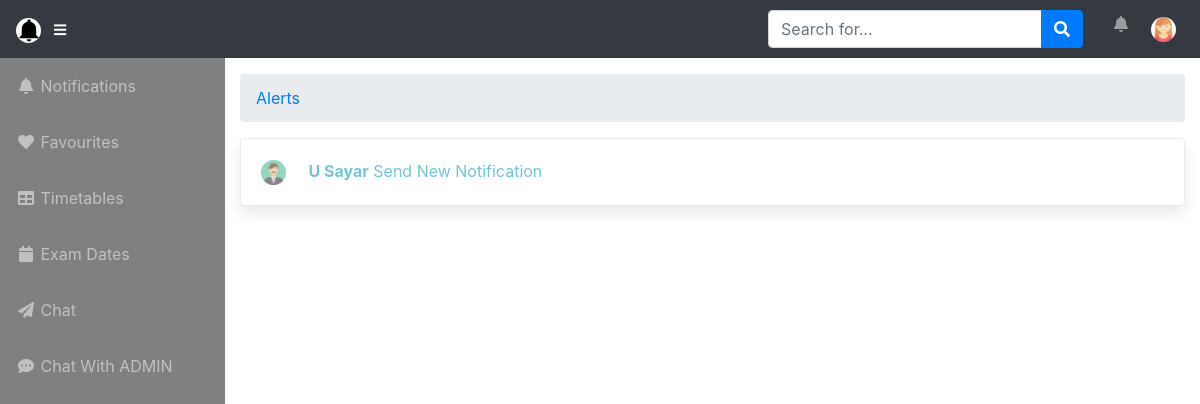
The app's page /user/notifications.php (signed in) with its own data.
### tables this page shows
CREATE TABLE `users` (
  `userid` int(11) NOT NULL,
  `userphoto` varchar(255) NOT NULL,
  `username` varchar(255) NOT NULL,
  `useremail` varchar(255) NOT NULL,
  `userpass` varchar(255) NOT NULL,
  `year_id` int(11) NOT NULL,
  `userphone` varchar(255) NOT NULL,
  `useraddress` text NOT NULL,
  `status` int(2) NOT NULL,
  `user_status` int(2) NOT NULL,
  `created_dates` datetime NOT NULL,
  `modified_date` datetime NOT NULL
);

CREATE TABLE `posts` (
  `post_id` int(11) NOT NULL,
  `post_adminid` int(11) NOT NULL,
  `post_userid` int(11) NOT NULL,
  `post_content` text NOT NULL,
  `post_photo` varchar(255) NOT NULL,
  `post_year` int(11) NOT NULL,
  `post_status` int(11) NOT NULL,
  `created_date` datetime NOT NULL,
  `updated_date` datetime NOT NULL
);

### user/functions.php (called while the page is built, shortened)
<?php
  function checksea($post_id,$userid)
  {
    global $conn;
    $ninja = $conn->query("SELECT * FROM viewers WHERE post_id = '$post_id' AND user_id = '$userid'");
    $ninja_count = $ninja->num_rows;
    if($ninja_count > 0){
      return false;
    }else{
      return true;
    }
  }
?>

### user/notifications.php (the view, shortened to what this page needs)
<?php
include('../admin/database/connection.php');
include('functions.php');
 $ll = $conn->query("SELECT * FROM users WHERE userid='".$_SESSION['userid']."' AND useremail='".$_SESSION['useremail']."'");
   $lll =  $ll->fetch_assoc();
   if($lll['status'] == '1') {
    $query = $conn->query("SELECT posts.*,users.*,admin.* FROM posts LEFT JOIN admin ON posts.post_adminid = admin.admin_id LEFT JOIN users ON posts.post_userid=users.userid WHERE post_status = '1' OR post_status = '4' ORDER BY posts.created_date DESC");
   }else{
        if($lll['year_id'] == '1'){
          $query = $conn->query("SELECT posts.*,users.*,admin.* FROM posts LEFT JOIN admin ON posts.post_adminid = admin.admin_id LEFT JOIN users ON posts.post_userid=users.userid WHERE (post_year='1' OR post_year='7' OR post_year='0') AND (post_status='2' OR post_status='3' OR post_status = '4') ORDER BY posts.created_date DESC");
        }elseif($lll['year_id'] == '5'){
          $query = $conn->query("SELECT posts.*,users.*,admin.* FROM posts LEFT JOIN admin ON posts.post_adminid = admin.admin_id LEFT JOIN users ON posts.post_userid=users.userid WHERE (post_year='5' OR post_year='7' OR post_year='0') AND (post_status='2' OR post_status='3' OR post_status = '4') ORDER BY posts.created_date DESC");
        }
   }
 ?>
<?php include('includes/userheader.php'); ?>
<body id="page-top">
   <?php include('includes/usernavbar.php');?>
  <div id="wrapper">
    <?php include('includes/usersidebar.php'); ?>
    <div id="content-wrapper">
      <div class="container-fluid">
        <ol class="breadcrumb">
          <li class="breadcrumb-item">
            <a href="notifications.php" style="text-decoration: none;">Alerts</a>
          </li>
        </ol>
      <div class="row">
        <?php while($row = $query->fetch_assoc()) :
           if(empty($row['post_userid'])) {
                if(checksea($row['post_id'],$_SESSION['userid']) == false) {  ?>
         <div class="col-lg-12 mb-4" style="opacity: 0.6">
          <a href="noti_details.php?noti_id=<?php echo $row['post_id']?>" style="text-decoration: none">
                  <div class="card text-info shadow" style="margin: 0; ">
                    <div class="card-body">
                      <img src="../admin/adminprofiles/<?php echo $row['admin_photo']?>" style="width: 25px;height: 25px;"  class="rounded-circle">
                        &nbsp; &nbsp; <b><?php echo $row['admin_name']?></b> Send New Notification
                    </div>
                  </div>
          </a>
        </div>
         <?php }else{ ?>
            <div class="col-lg-12 mb-4">
          <a href="noti_details.php?noti_id=<?php echo $row['post_id']?>" style="text-decoration: none;">
                  <div class="card text-info shadow" style="margin: 0; ">
                    <div class="card-body">
                      <img src="../admin/adminprofiles/<?php echo $row['admin_photo']?>" style="width: 25px;height: 25px;"  class="rounded-circle">
                        &nbsp; &nbsp; <b><?php echo $row['admin_name']?></b> Send New Notification
                    </div>
                  </div>
           </a>
        </div>
      <?php } ?>
      <?php }else{ ?>
       <?php if(checksea($row['post_id'],$_SESSION['userid']) == false) { ?>
         <div class="col-lg-12 mb-4" style="opacity: 0.6">
          <a href="noti_details.php?noti_id=<?php echo $row['post_id']?>" style="text-decoration: none;">
                  <div class="card text-info shadow" style="margin: 0; ">
                    <div class="card-body">
                       <img src="../admin/userprofiles/<?php echo $row['userphoto']?>" style="width: 25px; height: 25px;">
                        &nbsp; &nbsp; <b><?php echo $row['username']?></b> Send New Notification
                    </div>
        </div>
         </a>
        </div>
      <?php } } ?>
        <?php endwhile; ?>
      </div>
    </div>
  </div>
<?php include('includes/userfooter.php');?>

### user/includes/usernavbar.php (shortened to what this page needs)
<?php
 $rr = $conn->query("SELECT * FROM users WHERE userid='".$_SESSION['userid']."' AND useremail='".$_SESSION['useremail']."'");
   $rrr =  $rr->fetch_assoc();
?>
<nav class="navbar navbar-expand navbar-dark bg-dark static-top">
    <a class="navbar-brand mr-1" href="index.php"><img style="width: 25px; height: 25px" class="rounded-circle" src="../admin/adminprofiles/images.png"></a>
    <button class="btn btn-link btn-sm text-white order-1 order-sm-0" id="sidebarToggle" href="#">
      <i class="fas fa-bars"></i>
    </button>
    <form class="form-inline ml-auto mr-0 mr-md-3 my-2 my-md-0" action="index.php" method="POST">
      <div class="input-group">
        <input type="text" class="form-control" <?php if(isset($_POST['search'])) { ?>  value="<?php echo $search;?>" <?php } ?> id="search" placeholder="Search for..." aria-label="Search" aria-describedby="basic-addon2" name="nasearch">
        <div class="input-group-append">
          <button class="btn btn-primary" type="submit" name="search">
            <i class="fas fa-search"></i>
          </button>
        </div>
      </div>
    </form>
    <ul class="navbar-nav ml-auto ml-md-0">
      <li class="d-none d-sm-block nav-item dropdown no-arrow mx-1">
        <a class="nav-link dropdown-toggle" href="#" id="alertsDropdown" role="button" data-toggle="dropdown" aria-haspopup="true" aria-expanded="false">
          <i class="d-none d-sm-block fas fa-bell fa-fw hidden-sm"></i>
        </a>
      </li>
      <li class="nav-item dropdown no-arrow">
        <a class="nav-link dropdown-toggle" href="#" id="userDropdown" role="button" data-toggle="dropdown" aria-haspopup="true" aria-expanded="false">
         <img style="width: 25px; height: 25px" class="rounded-circle" src="../admin/userprofiles/<?php echo $rrr['userphoto']?>">
        </a>
      </li>
    </ul>
  </nav>

### records on screen
users: userphoto (picture)
posts: users.userphoto (picture), users.username "U Sayar"
